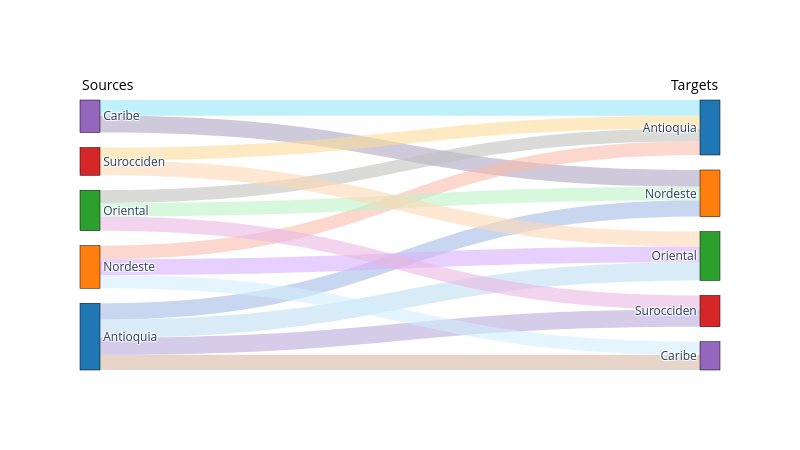

This figure's notebook cell:
### Code cell
# Load dispatch from transmission
dispatch_tx = pd.read_csv(model_outputs_path+'DispatchTx.csv')
dispatch_tx = dispatch_tx.groupby(['TRANS_TIMEPOINTS_1','TRANS_TIMEPOINTS_2']).agg({
    'DispatchTx' : 'sum' }).reset_index()

# Load transmission_dispatch from plants
dispatch_tx_zn = dispatch_tx.groupby(['TRANS_TIMEPOINTS_1']).agg({
    'DispatchTx' : 'sum' }).reset_index()
# Load dispatch from plant
dispatch_pl = pd.read_csv(model_outputs_path+'dispatch.csv')
dispatch_pl = dispatch_pl.groupby(['generation_project']).agg({
    'DispatchGen_MW' : 'sum' }).reset_index()
# Get zone
pl_zone = pd.read_csv(model_inputs_path+'gen_info.csv')
pl_zone = pl_zone[['GENERATION_PROJECT', 'gen_load_zone']]
dispatch_pl = pd.merge(dispatch_pl, pl_zone,
                       left_on='generation_project', right_on='GENERATION_PROJECT', how='inner')
dispatch_pl = dispatch_pl.groupby(['gen_load_zone']).agg({
    'DispatchGen_MW' : 'sum' }).reset_index()

# Substract transmission from total to get own dispatch
dispatch_pl = pd.merge(dispatch_pl, dispatch_tx_zn,
                       left_on='gen_load_zone', right_on='TRANS_TIMEPOINTS_1', how='inner')
dispatch_pl['DispatchTx'] = dispatch_pl['DispatchGen_MW'] - dispatch_pl['DispatchTx']
dispatch_pl['TRANS_TIMEPOINTS_2'] = dispatch_pl['TRANS_TIMEPOINTS_1']

dispatch_pl = dispatch_pl[['TRANS_TIMEPOINTS_1','TRANS_TIMEPOINTS_2', 'DispatchTx']]
# Concat inner dispatch
dispatch_tx = pd.concat([dispatch_tx, dispatch_pl])

# Get indices from Zones for plot
labels = pd.read_csv(model_inputs_path+'load_zones.csv')['LOAD_ZONE'].tolist()

# Transform TRANS_TIMEPOINTS_1 column into indices
dispatch_tx['TRANS_TIMEPOINTS_1'] = pd.Categorical(
    dispatch_tx['TRANS_TIMEPOINTS_1'], categories=labels).codes
# Transform TRANS_TIMEPOINTS_2 column into indices
dispatch_tx['TRANS_TIMEPOINTS_2'] = len(labels) + pd.Categorical(
    dispatch_tx['TRANS_TIMEPOINTS_2'], categories=labels).codes

labels.extend(labels)

import plotly.graph_objects as go
# Extract columns from the DataFrame
source = dispatch_tx["TRANS_TIMEPOINTS_1"].tolist()
target = dispatch_tx["TRANS_TIMEPOINTS_2"].tolist()
value = dispatch_tx["DispatchTx"].tolist()

# Define colors for nodes
node_colors = ["#1f77b4", "#ff7f0e", "#2ca02c", "#d62728", "#9467bd"]
node_colors.extend(node_colors)

# Function to generate soft random colors
import random
def generate_color():
    r = random.randint(150, 255)  # Red component (light)
    g = random.randint(150, 255)  # Green component (light)
    b = random.randint(150, 255)  # Blue component (light)
    a = 0.6
    return f"rgba({r}, {g}, {b}, {a})"

# Generate soft random colors for links
link_colors = [generate_color() for _ in range(len(source))]

# Create the Sankey diagram
fig = go.Figure(data=[go.Sankey(
    node=dict(
        pad=15,  # Space between nodes
        thickness=20,  # Thickness of nodes
        line=dict(color="black", width=0.5),
        label=labels, color=node_colors
    ),
    link=dict(
        source=source,  # Indices of the source nodes
        target=target,  # Indices of the target nodes
        value=value,    # Values of the links
        color=link_colors  # Assign colors to links
    ))])

# Add annotations and styling
fig.update_layout(
    annotations=[
        dict(
            x=0, y=1.1,
            xref="paper", yref="paper", text="Sources",
            showarrow=False, font=dict(size=14, color="black")
        ),
        dict(
            x=1, y=1.1,
            xref="paper", yref="paper", text="Targets",
            showarrow=False, font=dict(size=14, color="black")
        )],        
    height=9*50, width=16*50,
    template="plotly_white"
)

# Show the figure
fig.show()

### Figure 1 — Plotly figure (JSON) as saved in the notebook; plotly's stock layout.template omitted (floating-point values rounded to 4 significant figures)
{"data": [{"link": {"color": ["rgba(213, 186, 163, 0.6)", "rgba(163, 188, 229, 0.6)", "rgba(190, 222, 242, 0.6)", "rgba(184, 170, 218, 0.6)", "rgba(150, 231, 247, 0.6)", "rgba(175, 166, 197, 0.6)", "rgba(249, 188, 173, 0.6)", "rgba(211, 238, 255, 0.6)", "rgba(217, 177, 253, 0.6)", "rgba(194, 193, 192, 0.6)", "rgba(190, 244, 200, 0.6)", "rgba(234, 183, 227, 0.6)", "rgba(252, 220, 154, 0.6)", "rgba(254, 217, 183, 0.6)", "rgba(156, 199, 197, 0.6)", "rgba(152, 174, 205, 0.6)", "rgba(248, 246, 222, 0.6)", "rgba(247, 170, 165, 0.6)", "rgba(188, 239, 254, 0.6)"], "source": [0, 0, 0, 0, 4, 4, 1, 1, 1, 2, 2, 2, 3, 3, 0, 4, 1, 2, 3], "target": [9, 6, 7, 8, 5, 6, 5, 9, 7, 5, 6, 8, 5, 7, 5, 9, 6, 7, 8], "value": [4564000.0, 4949000.0, 5436000.0, 5145000.0, 4745000.0, 5046000.0, 4105000.0, 3954000.0, 4765000.0, 3834000.0, 4042000.0, 4274000.0, 3869000.0, 4489000.0, -11290000.0, -1823000.0, -10400000.0, -9072000.0, -3334000.0]}, "node": {"color": ["#1f77b4", "#ff7f0e", "#2ca02c", "#d62728", "#9467bd", "#1f77b4", "#ff7f0e", "#2ca02c", "#d62728", "#9467bd"], "label": ["Antioquia", "Nordeste", "Oriental", "Surocciden", "Caribe", "Antioquia", "Nordeste", "Oriental", "Surocciden", "Caribe"], "line": {"color": "black", "width": 0.5}, "pad": 15, "thickness": 20}, "type": "sankey"}], "layout": {"annotations": [{"font": {"color": "black", "size": 14}, "showarrow": false, "text": "Sources", "x": 0, "xref": "paper", "y": 1.1, "yref": "paper"}, {"font": {"color": "black", "size": 14}, "showarrow": false, "text": "Targets", "x": 1, "xref": "paper", "y": 1.1, "yref": "paper"}], "height": 450, "width": 800}}
